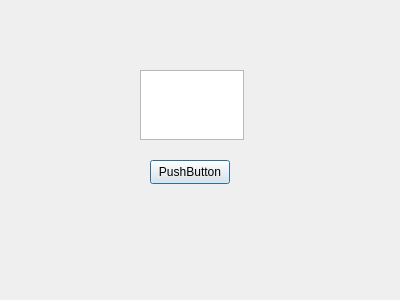
<?xml version="1.0" encoding="UTF-8"?>
<ui version="4.0">
 <class>MyDialog</class>
 <widget class="QDialog" name="MyDialog">
  <property name="geometry">
   <rect>
    <x>0</x>
    <y>0</y>
    <width>400</width>
    <height>300</height>
   </rect>
  </property>
  <property name="windowTitle">
   <string>Dialog</string>
  </property>
  <widget class="QPushButton" name="pushButton">
   <property name="geometry">
    <rect>
     <x>150</x>
     <y>160</y>
     <width>80</width>
     <height>24</height>
    </rect>
   </property>
   <property name="text">
    <string>PushButton</string>
   </property>
  </widget>
  <widget class="QTextEdit" name="textEdit">
   <property name="geometry">
    <rect>
     <x>140</x>
     <y>70</y>
     <width>104</width>
     <height>70</height>
    </rect>
   </property>
  </widget>
 </widget>
 <resources/>
 <connections/>
</ui>
